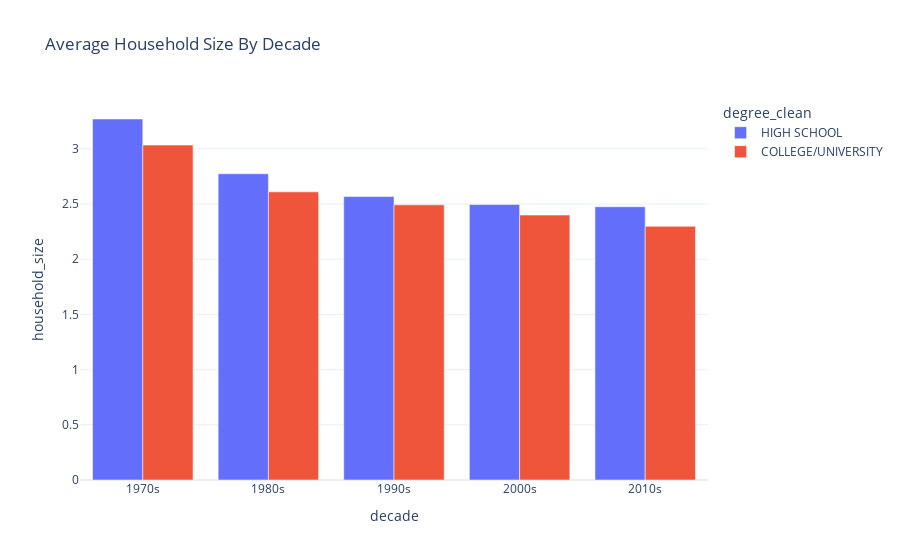

Notebook code cell kept with this figure:
### Code cell
fig = px.bar(household_by_decade,
             x='decade',
             y='household_size',
             color='degree_clean',
             #barmode to have it side by side
             barmode='group',
             template='plotly_white',
            title='Average Household Size By Decade')
fig.show()

### Figure 1 — Plotly figure (JSON) as saved in the notebook; plotly's stock layout.template omitted (floating-point values rounded to 4 significant figures)
{"data": [{"alignmentgroup": "True", "hovertemplate": "degree_clean=HIGH SCHOOL<br>decade=%{x}<br>household_size=%{y}<extra></extra>", "legendgroup": "HIGH SCHOOL", "marker": {"color": "#636efa", "pattern": {"shape": ""}}, "name": "HIGH SCHOOL", "offsetgroup": "HIGH SCHOOL", "orientation": "v", "showlegend": true, "textposition": "auto", "type": "bar", "x": ["1970s", "1980s", "1990s", "2000s", "2010s"], "xaxis": "x", "y": [3.27, 2.774, 2.567, 2.495, 2.475], "yaxis": "y"}, {"alignmentgroup": "True", "hovertemplate": "degree_clean=COLLEGE/UNIVERSITY<br>decade=%{x}<br>household_size=%{y}<extra></extra>", "legendgroup": "COLLEGE/UNIVERSITY", "marker": {"color": "#EF553B", "pattern": {"shape": ""}}, "name": "COLLEGE/UNIVERSITY", "offsetgroup": "COLLEGE/UNIVERSITY", "orientation": "v", "showlegend": true, "textposition": "auto", "type": "bar", "x": ["1970s", "1980s", "1990s", "2000s", "2010s"], "xaxis": "x", "y": [3.034, 2.61, 2.492, 2.4, 2.297], "yaxis": "y"}], "layout": {"autosize": true, "barmode": "group", "legend": {"title": {"text": "degree_clean"}, "tracegroupgap": 0}, "title": {"text": "Average Household Size By Decade"}, "xaxis": {"anchor": "y", "autorange": true, "domain": [0, 1], "range": [-0.5, 4.5], "title": {"text": "decade"}, "type": "category"}, "yaxis": {"anchor": "x", "autorange": true, "domain": [0, 1], "range": [0, 3.442], "title": {"text": "household_size"}, "type": "linear"}}}
